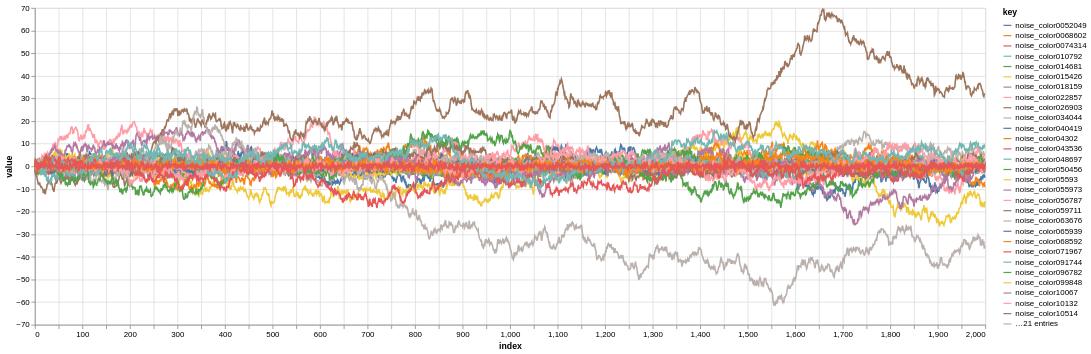

The notebook cell saved with this chart:
### Code cell
n_signals = 50
i_sample = jr.choice(jr.PRNGKey(42), ds.metadata_df[i_noise].index.to_numpy(), (n_signals,), replace=False).tolist()
trapallada.plot.signals(ds.signals[i_sample], ds.metadata_df.loc[i_sample], n_samples=2_000)

### Figure 1 — Vega-Lite specification as saved in the notebook (floating-point values rounded to 4 significant figures; data arrays with more than 128 entries replaced by an {"elided": "..."} marker saying what was removed)
{"config": {"view": {"continuousWidth": 300, "continuousHeight": 300}}, "data": {"name": "data-5102a59d0ad7a17fbf9cd7580804b10f"}, "mark": {"type": "line"}, "encoding": {"color": {"field": "key", "type": "nominal"}, "x": {"field": "index", "type": "quantitative"}, "y": {"field": "value", "type": "quantitative"}}, "height": 400, "transform": [{"fold": ["noise_color15551", "noise_color11938", "noise_color018159", "noise_color022857", "noise_color1756", "noise_color05593", "noise_color15802", "noise_color096782", "noise_color099848", "noise_color15176", "noise_color015426", "noise_color091744", "noise_color010792", "noise_color1335", "noise_color040419", "noise_color12838", "noise_color034044", "noise_color048697", "noise_color18573", "noise_color055973", "noise_color059711", "noise_color11657", "noise_color026903", "noise_color0068602", "noise_color071967", "noise_color18343", "noise_color050456", "noise_color10132", "noise_color014681", "noise_color14858", "noise_color043536", "noise_color12687", "noise_color068592", "noise_color11019", "noise_color19698", "noise_color10514", "noise_color0052049", "noise_color19728", "noise_color065939", "noise_color12157", "noise_color16716", "noise_color10067", "noise_color056787", "noise_color063676", "noise_color1176", "noise_color14657", "noise_color04302", "noise_color15942", "noise_color16629", "noise_color0074314"]}], "width": 1200, "$schema": "https://vega.github.io/schema/vega-lite/v5.8.0.json", "datasets": {"data-5102a59d0ad7a17fbf9cd7580804b10f": {"elided": "2000 records"}}}
